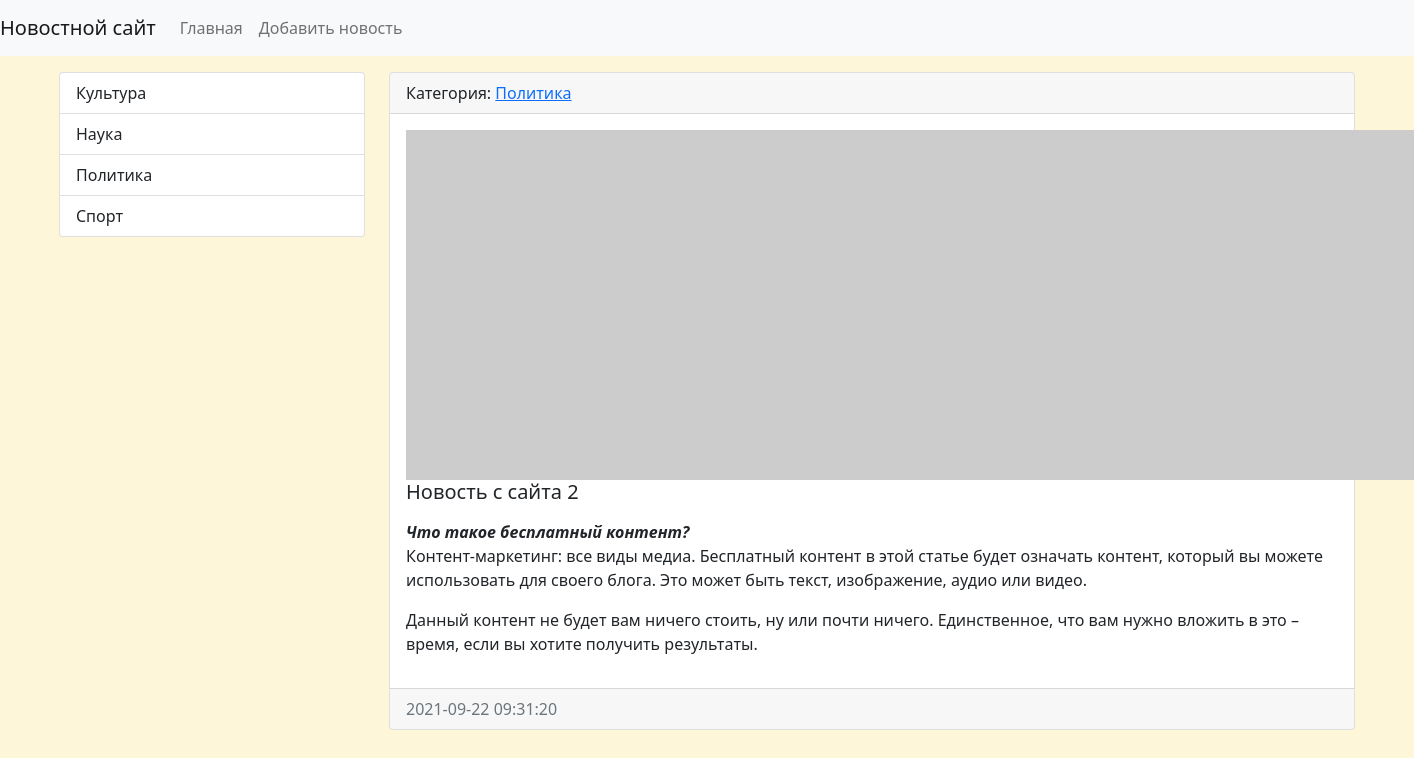
Page /news/14/ on the committed database.
### news/models.py (models this page shows, shortened)
class Category(models.Model):
    title = models.CharField(max_length=150, db_index=True, verbose_name='Наименование категории')
    def get_absolute_url(self):
        return reverse('category', kwargs={"category_id": self.pk})
    def __str__(self):
        return self.title
    class Meta:
        verbose_name = 'Категория'
        verbose_name_plural = 'Категории'
        ordering = ['title']

class News(models.Model):
    title = models.CharField(max_length=150, verbose_name='Наименование')
    content = models.TextField(blank=True, verbose_name='Контент')
    created_at = models.DateTimeField(auto_now_add=True, verbose_name='Дата публикации')
    updated_at = models.DateTimeField(auto_now=True, verbose_name='Обновлено')
    photo = models.ImageField(upload_to='photos/%Y/%m/%d/', verbose_name='Фото', blank=True)
    is_published = models.BooleanField(default=True, verbose_name='Опубликовано')
    category = models.ForeignKey('Category', on_delete=models.PROTECT, null=True, verbose_name='Категория')
    class Meta:
        verbose_name = 'Новость'
        verbose_name_plural = 'Новости'
        ordering = ['-created_at']

### news/views.py (the view)
# urls.py: path('news/<int:pk>/', ViewsNews.as_view(), name='view_news'),
class ViewsNews(DetailView):
    model = News
    context_object_name = 'news_item'

### news/templatetags/news_tags.py (called while the page is built)
@register.inclusion_tag('news/list_categories.html')
def show_categories(arg1='Hello', arg2='world'):
    categories = Category.objects.all()
    return {"categories": categories, "arg1": arg1, "arg2": arg2}

### news/templates/news/news_detail.html (shortened to what this page needs)
{% extends 'base.html' %}
{% block sidebar %}
{% include 'inc/_sidebar.html' %}
{% endblock %}
{% block content %}
<div class="card mb-3">
    <div class="card-header">
        Категория: <a href="{{ news_item.category.get_absolute_url }}">{{ news_item.category }}</a>
    </div>
    <div class="card-body">
        {% if item.photo %}
        <img src="{{ news_item.photo.url }}" alt="" width="350" class="float-left mr-3">
        {% else %}
        <img src="https://picsum.photos/id/1060/350/235/?blur=2" alt="" class="float-left mr-3">
        {% endif %}
        <h5 class="card-title">{{ news_item.title }}</h5>
        <p class="card-text">{{ news_item.content|safe|linebreaks }}</p>
    </div>
    <div class="card-footer text-muted">
        {{ news_item.created_at|date:"Y-m-d H:i:s" }}
    </div>
</div>
{% endblock %}

### news/templates/news/list_categories.html
<div class="list-group">
    {% for item in categories %}
    <a href="{{ item.get_absolute_url }}" class="list-group-item list-group-item-action">{{ item.title }}</a>
    {% endfor %}
</div>

### mysite/static/css/style.css (style rules this page uses)
body { background-color: #FDF6D9; }

### rows in the picture
Category: title "Культура"
Category: title "Наука"
Category: title "Политика"
Category: title "Спорт"
News: category "Политика", title "Новость с сайта 2", content "Что такое бесплатный контент? Контент-маркетинг: все виды медиа. Бесплатный контент в этой статье будет означать контент, который вы можете использовать для своего блога. Это может быть текст, изображение, аудио или видео. Данный контент не будет вам ничего стоить, ну или почти ничего. Единственное, что вам нужно вложить в это – время, если вы хотите получить результаты.", created_at "2021-09-22 09:31:20"
